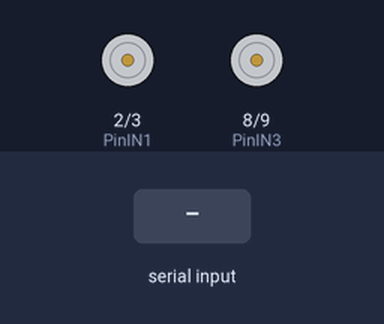
This sketch was run on a simulated Arduino Uno, built with avr-gcc and run on an emulated ATmega328P. On the bench: motor-driver pin pairs drawn as motors (green arrow = first pin HIGH = forward, orange = second pin HIGH = backward, longer = more drive, scaled by the enable pin). The test bench sets the inputs (shaded band). What the sketch prints to the serial monitor is not drawn.

Above: at 1.2 s.
1.3 s: "w,1\n" received over Serial
At 2.2 s:
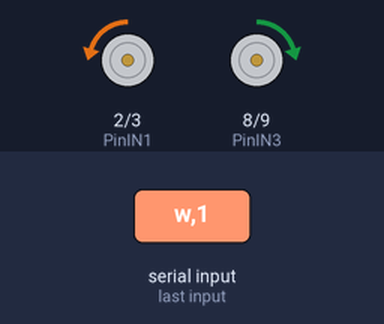
2.8 s: "w,150\n" received over Serial
At 3.4 s:
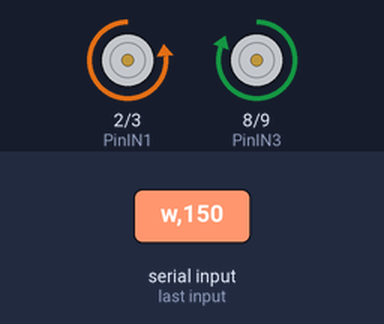
4.3 s: "s,1\n" received over Serial
At 5.5 s:
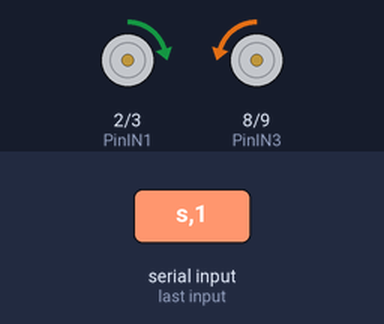
5.8 s: "s,150\n" received over Serial
At 6.3 s:
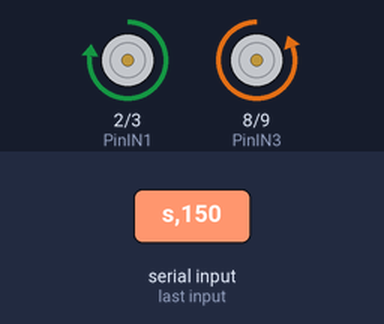
7.3 s: "a,1\n" received over Serial
At 8.5 s:
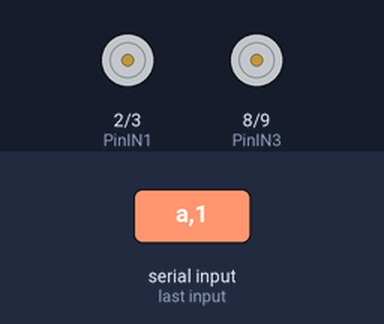
8.8 s: "d,1\n" received over Serial
Timing chart, 0 to 11.3 s (numbered marks = the images above; inputs shaded):
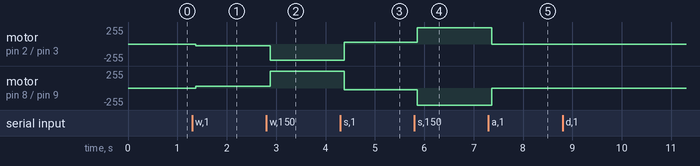

Measured:
- after the input at 1.3 s, motor on pin 2 (PinIN1) / pin 3 (PinIN2): stopped → backward 25/255 after 0.07 s; motor on pin 8 (PinIN3) / pin 9 (PinIN4): stopped → forward 25/255 after 0.07 s
- after the input at 2.8 s, motor on pin 2 (PinIN1) / pin 3 (PinIN2): backward 25/255 → backward 241/255 after 0.08 s; motor on pin 8 (PinIN3) / pin 9 (PinIN4): forward 25/255 → forward 255/255 after 0.08 s
- after the input at 4.3 s, motor on pin 2 (PinIN1) / pin 3 (PinIN2): backward 241/255 → forward 25/255 after 0.08 s; motor on pin 8 (PinIN3) / pin 9 (PinIN4): forward 255/255 → backward 25/255 after 0.08 s
- after the input at 5.8 s, motor on pin 2 (PinIN1) / pin 3 (PinIN2): forward 25/255 → forward 241/255 after 0.06 s; motor on pin 8 (PinIN3) / pin 9 (PinIN4): backward 25/255 → backward 255/255 after 0.06 s
- after the input at 7.3 s, motor on pin 2 (PinIN1) / pin 3 (PinIN2): forward 241/255 → stopped after 0.06 s; motor on pin 8 (PinIN3) / pin 9 (PinIN4): backward 255/255 → stopped after 0.06 s

The sketch:

codigoArduino.ino
```cpp
int PinIN1 = 2;
int PinIN2 = 3;
int PinENA = 5;
int PinIN3 = 8;
int PinIN4 = 9;
int PinENB = 10;
String tecla;
String msg;
float lineal, angular;

// Motor Izquierda

const byte Encoder_C1 = 18; // Cable amarillo pin 3 digital
const byte Encoder_C2 = 14; // Cable verde al pin 4 digital
byte Encoder_C1Last;
int paso1 = 0;
boolean direccion1;
float rpm1 = 0;
unsigned long timeold1 = 0;

//Motor Derecha

const byte Encoder_C3 = 19; // Cable amarillo pin 3 digital
const byte Encoder_C4 = 15; // Cable verde al pin 4 digital
byte Encoder_C3Last;
int paso2 = 0;
boolean direccion2;
float rpm2 = 0;
unsigned long timeold2 = 0;

void setup() {
  // inicializar la comunicación serial a 9600 bits por segundo:
  Serial.begin(9600);
  // configuramos los pines como salida
  pinMode(PinIN1, OUTPUT);
  pinMode(PinIN2, OUTPUT);
  pinMode(PinENA, OUTPUT);
  pinMode(PinIN3, OUTPUT);
  pinMode(PinIN4, OUTPUT);
  pinMode(PinENB, OUTPUT);
  pinMode(Encoder_C2, INPUT);
  pinMode(Encoder_C1, INPUT);
  pinMode(Encoder_C4, INPUT);
  pinMode(Encoder_C3, INPUT);
  attachInterrupt(digitalPinToInterrupt(18), calculapulso1, CHANGE);
  attachInterrupt(digitalPinToInterrupt(19), calculapulso2, CHANGE);
  Serial.println("Empieza");
}

void loop()
{

  readSerialPort();
  varvel(msg,&tecla,&lineal,&angular);

  if (tecla=="w") {
    MotorAdelante(lineal);
  }
  if (tecla=="s") {
    MotorAtras(lineal);
  }
  if (tecla=="a") {
    MotorIzquierda(angular);
  }
  if (tecla=="d") {
    MotorDerecha(angular);
  }
  if (tecla=="stop") {
    MotorStop(lineal);
  }

  if (millis() - timeold1 >= 200) {
    rpm1 = -paso1* (0.481283422459893/(millis() - timeold1)) * (5.1*60000/360);
    timeold1 = millis();
    paso1 = 0;
    }
  if (millis() - timeold2 >= 200) {
    rpm2 = paso2* (0.481283422459893/(millis() - timeold2)) * (5.1*60000/360);
    timeold2 = millis();
    paso2 = 0;
    }
  Serial.print("Mensaje,");
  Serial.print(rpm1);
  Serial.print(",");
  Serial.println(rpm2);
  delay(10);
}

void calculapulso1()
{
  int L1state = digitalRead(Encoder_C1);
  if ((Encoder_C1Last == LOW) && L1state == HIGH)
  {
    int val1 = digitalRead(Encoder_C2);
    if (val1 == LOW && direccion1)
    {
      direccion1 = false; //Reverse
    }
    else if (val1 == HIGH && !direccion1)
    {
      direccion1 = true;  //Forward
    }
  }
  Encoder_C1Last = L1state;
  if (!direccion1)  paso1++;
  else  paso1--;
  }

void calculapulso2()
{
  int L2state = digitalRead(Encoder_C3);
  if ((Encoder_C3Last == LOW) && L2state == HIGH)
  {
    int val2 = digitalRead(Encoder_C4);
    if (val2 == LOW && direccion2)
    {
      direccion2 = false; //Reverse
    }
    else if (val2 == HIGH && !direccion2)
    {
      direccion2 = true;  //Forward
    }
  }
  Encoder_C3Last = L2state;
  if (!direccion2)  paso2++;
  else  paso2--;
  }

void MotorAdelante(float vel)
{
  //Serial.println("Giro del Motor en sentido horario");
  int new_vel = map(vel,0,10,0,255);
  analogWrite (PinENA, new_vel);
  digitalWrite (PinIN1, LOW);
  digitalWrite (PinIN2, HIGH);

  analogWrite (PinENB, new_vel);
  digitalWrite (PinIN3, HIGH);
  digitalWrite (PinIN4, LOW);

}
void MotorAtras(float vel)
{
  //Serial.println("Giro del Motor en sentido antihorario");
  int new_vel = map(vel,0,10,0,255);
  analogWrite (PinENA, new_vel);
  digitalWrite (PinIN1, HIGH);
  digitalWrite (PinIN2, LOW);

  analogWrite (PinENB, new_vel);
  digitalWrite (PinIN3, LOW);
  digitalWrite (PinIN4, HIGH);

}

void MotorIzquierda(float vel)
{
  //Serial.println("Giro del Motor en sentido horario");
  int new_vel = map(vel,0,10,0,255);
  analogWrite (PinENA, new_vel);
  digitalWrite (PinIN1, HIGH);
  digitalWrite (PinIN2, LOW);

  analogWrite (PinENB, new_vel);
  digitalWrite (PinIN3, HIGH);
  digitalWrite (PinIN4, LOW);
}
void MotorDerecha(float vel)
{
  //Serial.println("Giro del Motor en sentido antihorario");
  int new_vel = map(vel,0,10,0,255);
  analogWrite (PinENA, new_vel);
  digitalWrite (PinIN1, LOW);
  digitalWrite (PinIN2, HIGH);

  analogWrite (PinENB, new_vel);
  digitalWrite (PinIN3, LOW);
  digitalWrite (PinIN4, HIGH);
}

void MotorStop(float vel)
{
  //Serial.println("Motor Detenido");
  int new_vel = map(vel,0,10,0,255);
  analogWrite (PinENA, new_vel);
  digitalWrite (PinIN1, LOW);
  digitalWrite (PinIN2, LOW);

  analogWrite (PinENB, new_vel);
  digitalWrite (PinIN3, LOW);
  digitalWrite (PinIN4, LOW);
}

void readSerialPort() {
  msg="";
  if (Serial.available()) {
    delay(10);
    while (Serial.available() > 0) {
      msg += (char)Serial.read();

    }
    Serial.flush();

  }

}

void varvel(String x, String* tecla, float* lineal, float* angular) {
  // Separar cadena de valores
  String values[3]; // Un arreglo para almacenar los valores separados
  int index = 0; // Un índice para recorrer el arreglo de valores
  while (x.length() > 0) {
    int commaIndex = x.indexOf(','); // Busca la posición de la coma
    if (commaIndex >= 0) { // Si se encontró una coma
      values[index] = x.substring(0, commaIndex); // Almacena el valor antes de la coma
      x = x.substring(commaIndex + 1); // Elimina el valor y la coma de la cadena
    } else { // Si no se encontró una coma
      values[index] = x; // Almacena el valor restante
      x = ""; // Establece la cadena vacía para salir del bucle
    }
    index++; // Incrementa el índice del arreglo de valores
  }
  // Enterizar los valores separados
  *tecla = values[0];
  *lineal = values[1].toFloat();
  *angular = values[2].toFloat();
}
```
